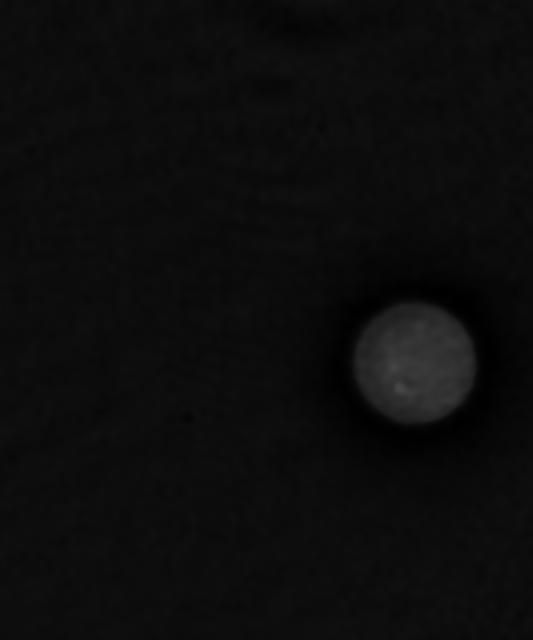
%> input picture data/D_brightness_frequency/input/cell_gray_dark.png, 533 x 640 px
$ octave --eval "testBrightnessEnhancement;"   (GNU Octave 9; MATLAB toolbox functions it lacks are replaced by stand-ins)
%> lines starting %> are read from the running program, lines starting %| are printed output that depends on the picture; in (x1, y1, x2, y2) boxes, pixels count from 0 and x2, y2 are one past the last pixel; in counts of white or black regions, pixels touching at a corner belong together; the program's own positions count from 1
### src/utils/createFrequencyGrid.m
% membuat grid jarak frekuensi dengan titik pusat di tengah
function H = createFrequencyGrid(rows, cols)
    validateattributes(rows, {'numeric'}, ...
        {'scalar', 'real', 'finite', 'integer', 'positive'});
    validateattributes(cols, {'numeric'}, ...
        {'scalar', 'real', 'finite', 'integer', 'positive'});

    u = (1:cols) - (floor(cols / 2) + 1);
    v = (1:rows) - (floor(rows / 2) + 1);

    [U, V] = meshgrid(u, v);
    H = hypot(U, V);
end

### tests/testBrightnessEnhancement.m
% Test script for Brightness Enhancement in Frequency Domain

function testBrightnessEnhancement()
    fprintf('==============================================\n');
    fprintf('  Testing Brightness Enhancement\n');
    fprintf('==============================================\n\n');

    testDir = fileparts(mfilename('fullpath'));
    repoRoot = fileparts(testDir);
    addpath(genpath(fullfile(repoRoot, 'src')));

    basePath = fullfile(repoRoot, 'data', 'D_brightness_frequency', 'input');

    testImages = {
        'cell_gray_dark.png', 'grayscale';
        'coins_gray_dark.png', 'grayscale';
        'ihc_color_dark.png', 'color';
        'retina_color_dark.png', 'color'
    };

    gain = 2.0;
    cutoff = 30;
    passedTests = 0;
    totalTests = 0;

    for i = 1:size(testImages, 1)
        imgName = testImages{i, 1};
        imgType = testImages{i, 2};
        imgPath = fullfile(basePath, imgName);

        fprintf('Testing: %s (%s)\n', imgName, imgType);
        totalTests = totalTests + 1;

        if ~exist(imgPath, 'file')
            fprintf('  [SKIP] Image not found: %s\n', imgPath);
            continue;
        end

        try
            img = imread(imgPath);
%> img is the input picture: size 640x533 uint8; min 0, max 71, mean 12.6
            img = im2double(img);
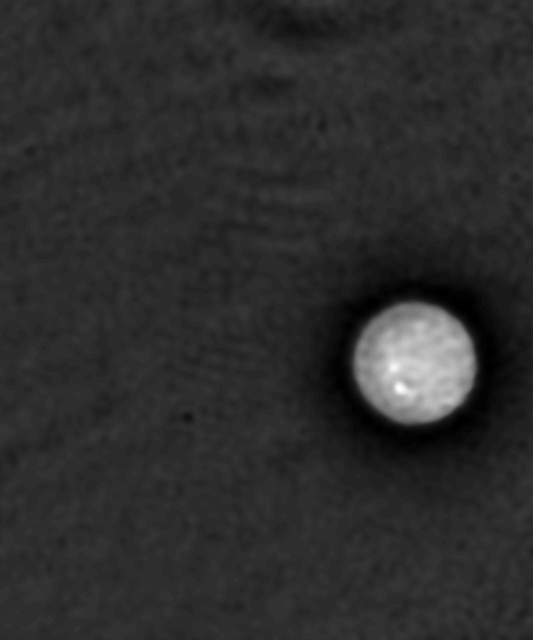
%> img: size 640x533 double; min 0, max 0.278, mean 0.0495; drawn with min black and max white
            isColor = size(img, 3) == 3;
%> isColor = false
            [rows, cols] = size(img);
%> rows = 640; cols = 533

            mean_orig = mean(img(:));
%> mean_orig = 0.0495

            if isColor
                dc = zeros(size(img)); lowfreq = zeros(size(img));
                for ch = 1:3
                    dc(:, :, ch) = BrightnessEnhancement.enhanceDC(img(:, :, ch), gain);
                    lowfreq(:, :, ch) = BrightnessEnhancement.enhanceLowFrequency(img(:, :, ch), gain, cutoff);
                end
            else
                dc = BrightnessEnhancement.enhanceDC(img, gain);
                lowfreq = BrightnessEnhancement.enhanceLowFrequency(img, gain, cutoff);
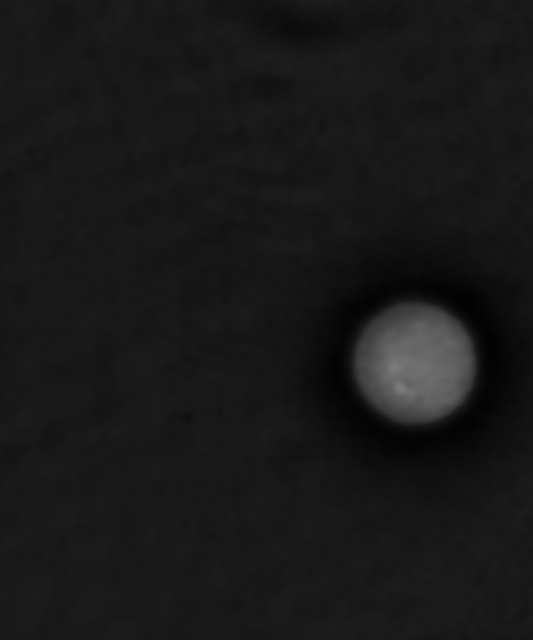
%> lowfreq: size 640x533 double; min 0.00843, max 0.489, mean 0.0989
            end

            mean_dc = mean(dc(:));
%> mean_dc = 0.0989
            mean_low = mean(lowfreq(:));
%> mean_low = 0.0989

            figure('Name', ['Brightness Results: ' imgName], ...
                'Position', [100, 100, 1100, 600]);

            subplot(2, 3, 1);
            imshow(img);
            title(sprintf('Original\nMean: %.4f', mean_orig), 'FontSize', 10);
            xlabel(sprintf('Size: %dx%d', rows, cols));

            subplot(2, 3, 2);
            imshow(dc);
            title(sprintf('DC Boost (gain=%.1f)\nMean: %.4f (%.2fx)', ...
                gain, mean_dc, mean_dc/mean_orig), 'FontSize', 10);

            subplot(2, 3, 3);
            imshow(lowfreq);
            title(sprintf('Low Freq Boost\nMean: %.4f (%.2fx)', ...
                mean_low, mean_low/mean_orig), 'FontSize', 10);

            subplot(2, 3, 4);
            H_dc = ones(rows, cols);
            imshow(H_dc);
            title('DC Boost Mask', 'FontSize', 10);

            subplot(2, 3, 5);
            grayImg = img;
            if isColor
                grayImg = 0.2989 * img(:, :, 1) + 0.5870 * img(:, :, 2) + 0.1140 * img(:, :, 3);
            end
            D = createFrequencyGrid(rows, cols);
            H_lowfreq = ones(rows, cols);
            H_lowfreq(D <= cutoff) = gain;
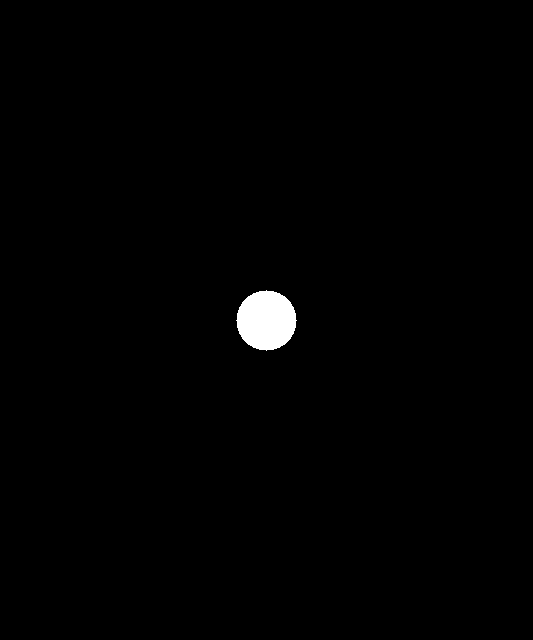
%> H_lowfreq: size 640x533 double; values 1 (black) and 2 (white), 0.83% white; 1 white region, box (x1, y1, x2, y2) and area: (236, 290, 297, 351) 2821
            imshow(H_lowfreq, []);
            title(sprintf('Low Freq Mask\n(cutoff=%d, gain=%.1f)', cutoff, gain), 'FontSize', 10);

            subplot(2, 3, 6);
            grayDc = dc;
            if isColor
                grayDc = 0.2989 * dc(:, :, 1) + 0.5870 * dc(:, :, 2) + 0.1140 * dc(:, :, 3);
            end
            F_orig = fftshift(fft2(grayImg));
            F_dc = fftshift(fft2(grayDc));
            spectrum_orig = log(1 + abs(F_orig));
            spectrum_dc = log(1 + abs(F_dc));
            combined_spectrum = cat(2, ...
                spectrum_orig / max(spectrum_orig(:)), ...
                spectrum_dc / max(spectrum_dc(:)));
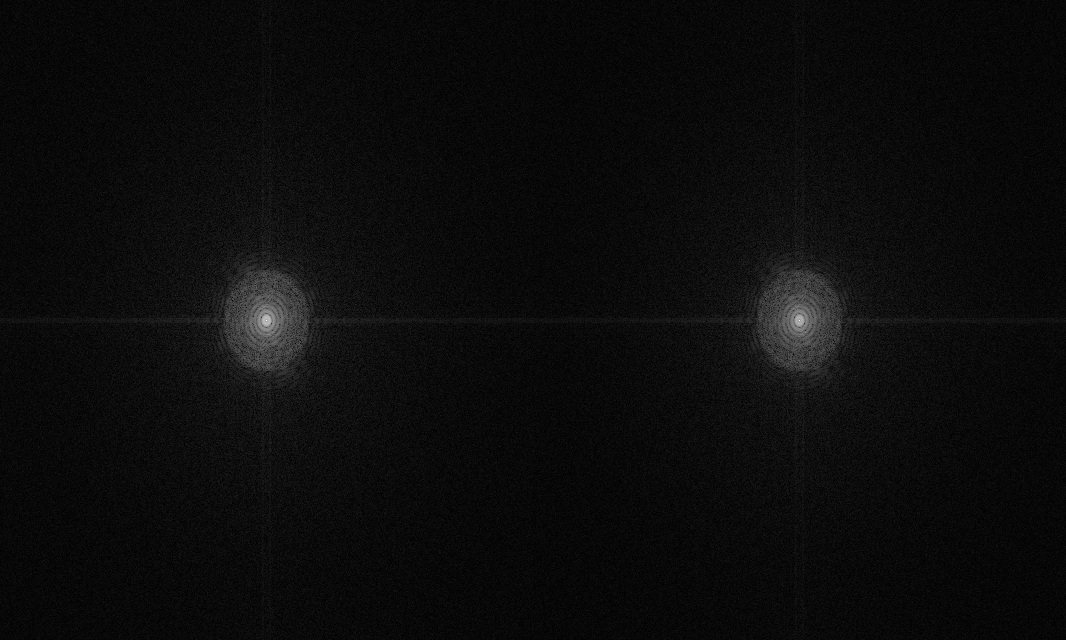
%> combined_spectrum: size 640x1066 double; min 0.000223, max 1, mean 0.0481
            imshow(combined_spectrum, []);
            title('Original (L) vs DC Boost (R) Spectrum', 'FontSize', 10);

            fprintf('  - Testing DC Component Boost... ');
            assert(mean_dc > mean_orig, 'DC enhancement should increase brightness');
            assert(min(dc(:)) >= 0, 'Output should have no negative values');
            assert(max(dc(:)) <= 1, 'Output should not exceed 1');
            fprintf('PASS (%.4f -> %.4f, %.2fx)\n', mean_orig, mean_dc, mean_dc/mean_orig);
%> (printed output is left out)

            fprintf('  - Testing Low Frequency Boost... ');
            assert(mean_low > mean_orig, 'Low freq enhancement should increase brightness');
            assert(min(lowfreq(:)) >= 0, 'Output should have no negative values');
            assert(max(lowfreq(:)) <= 1, 'Output should not exceed 1');
            fprintf('PASS (%.4f -> %.4f, %.2fx)\n', mean_orig, mean_low, mean_low/mean_orig);
%> (printed output is left out)

            fprintf('  - Testing Power Law Enhancement... ');
            params.method = 'power';
            params.gamma = 1.5;
            params.gain = gain;
            if isColor
                filtered_power = zeros(size(img));
                for ch = 1:3
                    [filtered_power(:, :, ch), H_power] = BrightnessEnhancement.apply(img(:, :, ch), params);
                end
            else
                [filtered_power, H_power] = BrightnessEnhancement.apply(img, params);
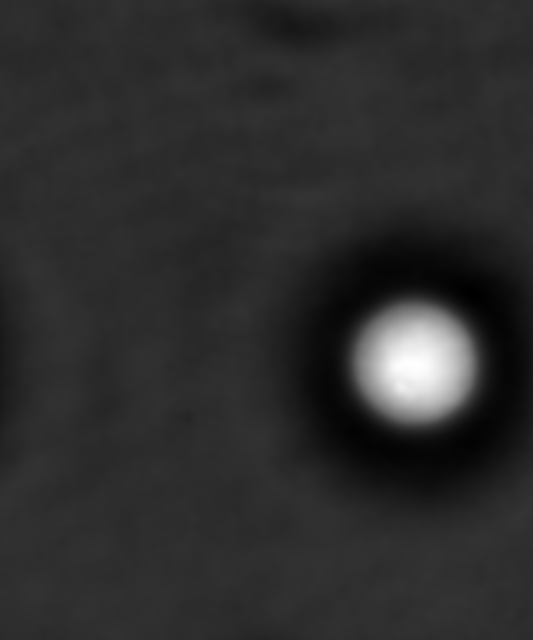
%> filtered_power: size 640x533 double; min 0.0399, max 0.0937, mean 0.0495; drawn with min black and max white
%> H_power: size 640x533 double; every value is 1
            end
            mean_power = mean(filtered_power(:));
%> mean_power = 0.0495

            assert(min(filtered_power(:)) >= 0, 'Power law: Negative values in output');
            assert(max(filtered_power(:)) <= 1, 'Power law: Values exceed 1');
            fprintf('PASS (%.4f -> %.4f)\n', mean_orig, mean_power);
%> (printed output is left out)

            fprintf('  - Testing different gain values... ');
            for g = [1.5, 2.0, 2.5, 3.0]
                if isColor
                    filtered = zeros(size(img));
                    for ch = 1:3
                        filtered(:, :, ch) = BrightnessEnhancement.enhanceDC(img(:, :, ch), g);
                    end
                else
                    filtered = BrightnessEnhancement.enhanceDC(img, g);
                end
                mean_filtered = mean(filtered(:));
                assert(mean_filtered > mean_orig, 'Gain %.1f: Brightness should increase', g);
                assert(max(filtered(:)) <= 1, 'Gain %.1f: Values should not exceed 1', g);
            end
%> this loop made 4 passes
%> mean_filtered on passes 1 to 4: 0.0742, 0.0989, 0.124, 0.148
            fprintf('PASS\n');

            fprintf('  - Testing different cutoffs... ');
            for c = [10, 20, 50, 80]
                if isColor
                    filtered = zeros(size(img));
                    for ch = 1:3
                        filtered(:, :, ch) = BrightnessEnhancement.enhanceLowFrequency(img(:, :, ch), gain, c);
                    end
                else
                    filtered = BrightnessEnhancement.enhanceLowFrequency(img, gain, c);
                end
                assert(min(filtered(:)) >= 0 && max(filtered(:)) <= 1, ...
                    'Cutoff %d: Invalid output range', c);
            end
            fprintf('PASS\n');

            % Test Selective Enhancement (grayscale only) + visualisasi
            if ~isColor
                fprintf('  - Testing Selective Enhancement... ');
                params.method = 'selective';
                params.cutoffLow = 20;
                params.cutoffHigh = 60;
                params.gainLow = 2.5;
                params.gainHigh = 1.5;
                [filtered_sel, H_sel] = BrightnessEnhancement.apply(img, params);
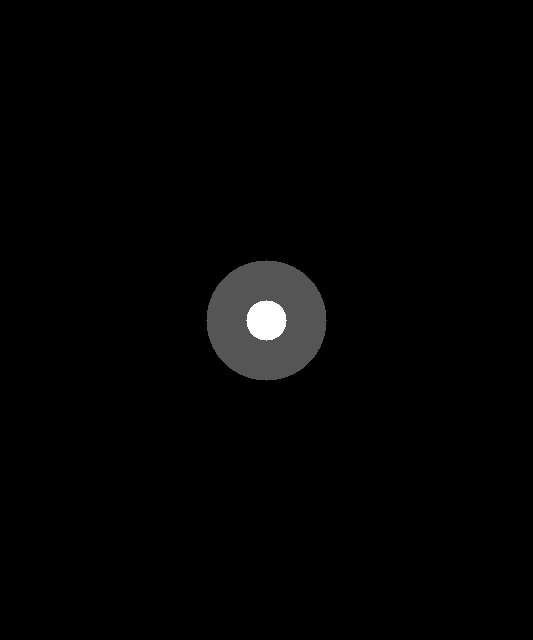
%> H_sel: size 640x533 double; min 1, max 2.5, mean 1.02; drawn with min black and max white

                assert(min(filtered_sel(:)) >= 0, 'Selective: Negative values');
                assert(max(filtered_sel(:)) <= 1, 'Selective: Values exceed 1');

                mean_sel = mean(filtered_sel(:));
%> mean_sel = 0.124
                fprintf('PASS (mean %.4f -> %.4f)\n', mean_orig, mean_sel);
%> (printed output is left out)

                % Visualisasi tambahan untuk selective
                figure('Name', ['Selective Enhancement: ' imgName], ...
                    'Position', [150, 150, 900, 400]);

                subplot(1, 4, 1); imshow(img);
                title(sprintf('Original\nMean: %.4f', mean_orig));

                subplot(1, 4, 2); imshow(filtered_sel);
                title(sprintf('Selective\nMean: %.4f', mean_sel));

                subplot(1, 4, 3); imshow(H_sel, []);
                title(sprintf('Mask\n[%d, %d] gL=%.1f gH=%.1f', ...
                    params.cutoffLow, params.cutoffHigh, ...
                    params.gainLow, params.gainHigh));
                colorbar;

                subplot(1, 4, 4);
                plot(H_sel(floor(rows/2)+1, :), 'LineWidth', 1.5);
                title('Mask Cross-section (row center)');
                xlabel('Column'); ylabel('H(u,v)');
                grid on;
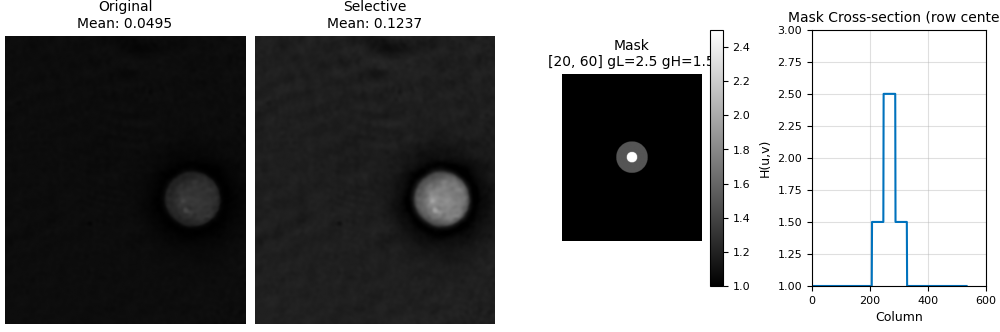
%> figure redrawn from the program's plot data, 4 panels
            end

            % Test frequency domain properties
            fprintf('  - Testing frequency domain properties... ');
            F_orig = fftshift(fft2(grayImg));
            centerRow = floor(size(grayImg, 1) / 2) + 1;
%> centerRow = 321
            centerCol = floor(size(grayImg, 2) / 2) + 1;
%> centerCol = 267
            dc_orig = abs(F_orig(centerRow, centerCol));
%> dc_orig = 16874.3

            grayFiltered = dc;
            if isColor
                grayFiltered = 0.2989 * dc(:, :, 1) + 0.5870 * dc(:, :, 2) + 0.1140 * dc(:, :, 3);
            end
            F_filtered = fftshift(fft2(grayFiltered));
            dc_filtered = abs(F_filtered(centerRow, centerCol));
%> dc_filtered = 33748.7

            ratio = dc_filtered / dc_orig;
%> ratio = 2
            assert(abs(ratio - gain) < 0.5, ...
                'DC ratio mismatch: expected %.2f, got %.2f', gain, ratio);
            fprintf('PASS (DC ratio: %.2f)\n', ratio);
%> (printed output is left out)

            passedTests = passedTests + 1;
            fprintf('  [RESULT] All brightness tests passed for %s!\n', imgName);

        catch err
            fprintf('  [FAIL] %s\n', err.message);
        end

        fprintf('\n');
    end
%> pass 2 of the loop in testBrightnessEnhancement, `for i = 1:size(testImages, 1)`:
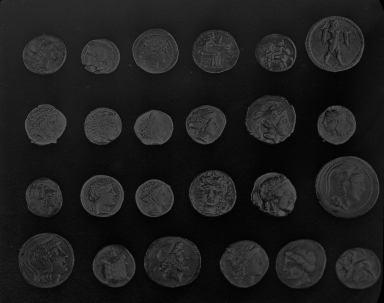
%> input picture data/D_brightness_frequency/input/coins_gray_dark.png, 384 x 303 px
%> in testBrightnessEnhancement, img is the input picture: size 303x384 uint8; min 0, max 90, mean 29.7
%> img: size 303x384 double
%> mean_orig = 0.117
%> mean_dc = 0.233
%> in testBrightnessEnhancement, `H_lowfreq(D <= cutoff) = gain;`:
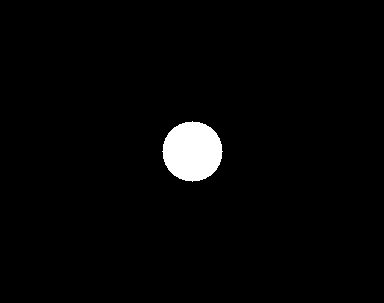
%> H_lowfreq: size 303x384 double; values 1 (black) and 2 (white), 2.4% white; 1 white region, box (x1, y1, x2, y2) and area: (162, 121, 223, 182) 2821
%> spectrum_orig: size 303x384 double
%> spectrum_dc: size 303x384 double
%> combined_spectrum: size 303x768 double
%> (printed output is left out)
%> (printed output is left out)
%> filtered_power: size 303x384 double
%> H_power: size 303x384 double; every value is 1
%> mean_power = 0.117
%> (printed output is left out)
%> the loop in testBrightnessEnhancement, `for g = [1.5, 2.0, 2.5, 3.0]` made 4 passes
%> mean_filtered on passes 1 to 4: 0.175, 0.233, 0.291, 0.35
%> filtered_sel: size 303x384 double
%> H_sel: size 303x384 double
%> mean_sel = 0.291
%> (printed output is left out)
%> in testBrightnessEnhancement, `grid on;`:
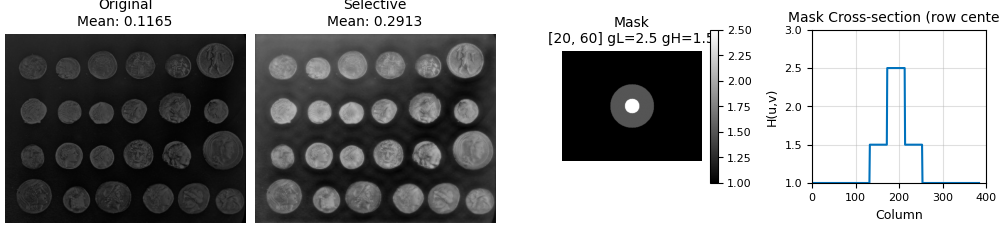
%> figure redrawn from the program's plot data, 4 panels
%> dc_orig = 13558.2
%> dc_filtered = 27116.4
%> (printed output is left out)
%> pass 3 of the loop in testBrightnessEnhancement, `for i = 1:size(testImages, 1)`:
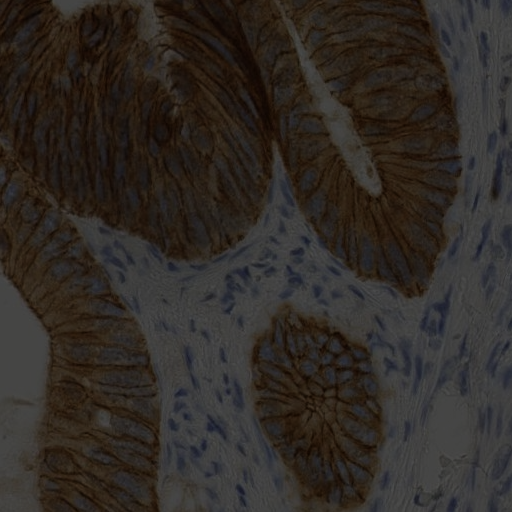
%> input picture data/D_brightness_frequency/input/ihc_color_dark.png, 512 x 512 px
%> in testBrightnessEnhancement, img is the input picture: size 512x512x3 uint8; mean R, G, B 48.4, 42.8, 38.1
%> img: size 512x512x3 double
%> mean_orig = 0.169
%> after the loop in testBrightnessEnhancement, `for ch = 1:3`:
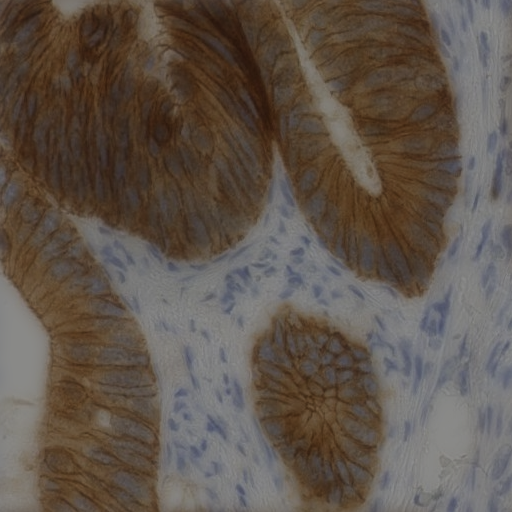
%> lowfreq: size 512x512x3 double; mean R, G, B 0.38, 0.336, 0.299; mean of the top-left, top-right, bottom-left and bottom-right quarters 0.234, 0.322, 0.396, 0.402
%> mean_dc = 0.338
%> H_lowfreq: size 512x1536 double; values 1 (black) and 2 (white), 0.36% white; 1 white region, box (x1, y1, x2, y2) and area: (738, 226, 799, 287) 2821
%> in testBrightnessEnhancement, `spectrum_orig = log(1 + abs(F_orig));`:
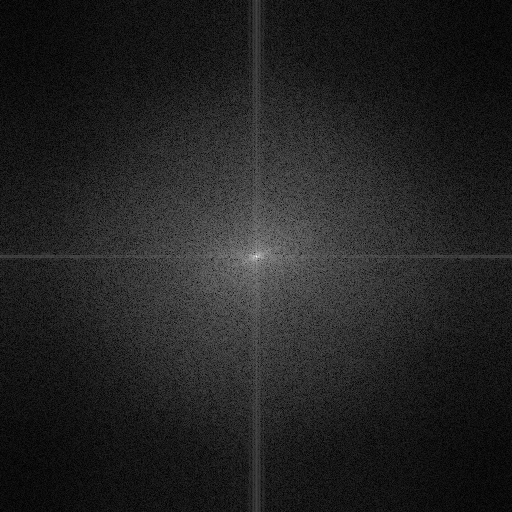
%> spectrum_orig: size 512x512 double; min 0.00373, max 10.72, mean 1.46; drawn with min black and max white
%> (printed output is left out)
%> (printed output is left out)
%> mean_power = 0.169
%> (printed output is left out)
%> the loop in testBrightnessEnhancement, `for g = [1.5, 2.0, 2.5, 3.0]` made 4 passes
%> mean_filtered on passes 1 to 4: 0.254, 0.338, 0.423, 0.507
%> dc_orig = 45191.9
%> dc_filtered = 90383.8
%> (printed output is left out)
%> the loop made 4 passes; the first 3 are shown

    fprintf('==============================================\n');
    fprintf('  Brightness Enhancement Tests Summary\n');
    fprintf('==============================================\n');
    fprintf('  Passed: %d/%d\n', passedTests, totalTests);
    fprintf('==============================================\n');
end
